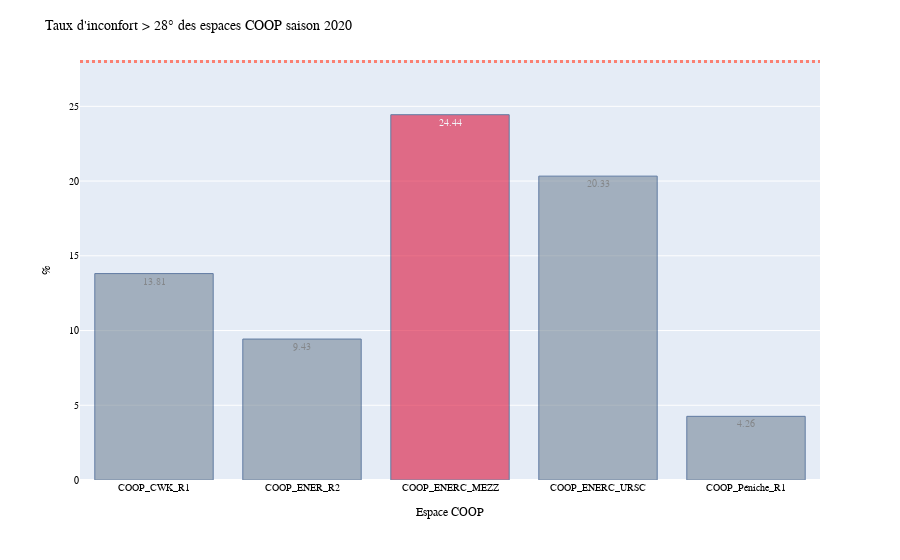

The cell this chart's notebook holds for it:
### Code cell
#y = ['COOP_CWK_R1_28', 'COOP_ENER_R2_28', 'COOP_ENERC_MEZZ_28', 'COOP_ENERC_URSC_28', 'COOP_Péniche_R1_28', 'Temp_EXT_28']
colors = ['lightslategray',] * 5
colors[2] = 'crimson'
fig = px.bar(df2.round(2), x='Espace COOP', y='%', text='%')
marker_color=colors
fig.update_traces(marker_color=colors, marker_line_color='rgb(8,48,107)',
marker_line_width=1, opacity=0.6)
fig.update_layout(title_text='Taux d\'inconfort > 28° des espaces COOP saison 2020', xaxis_title="Espace COOP",
    yaxis_title="%",
    legend_title="Espaces",
    font=dict(
        family="Courier New, monospace",
        size=10,
        color="black"
    ))
#fig.update_traces(text='Temp_Moyenne')
fig.add_shape( # add a horizontal "target" line
    type="line", line_color="salmon", line_width=3, opacity=1, line_dash="dot",
    x0=0, x1=1, xref="paper", y0=28, y1=28, yref="y")

fig.update_layout(barmode='group')
fig.show()

### Figure 1 — Plotly figure (JSON) as saved in the notebook; plotly's stock layout.template omitted (floating-point values rounded to 4 significant figures)
{"data": [{"alignmentgroup": "True", "hovertemplate": "Espace COOP=%{x}<br>%=%{text}<extra></extra>", "legendgroup": "", "marker": {"color": ["lightslategray", "lightslategray", "crimson", "lightslategray", "lightslategray"], "line": {"color": "rgb(8,48,107)", "width": 1}}, "name": "", "offsetgroup": "", "opacity": 0.6, "orientation": "v", "showlegend": false, "text": [13.81, 9.43, 24.44, 20.33, 4.26], "textposition": "auto", "type": "bar", "x": ["COOP_CWK_R1", "COOP_ENER_R2", "COOP_ENERC_MEZZ", "COOP_ENERC_URSC", "COOP_Péniche_R1"], "xaxis": "x", "y": [13.81, 9.43, 24.44, 20.33, 4.26], "yaxis": "y"}], "layout": {"barmode": "group", "font": {"color": "black", "family": "Courier New, monospace", "size": 10}, "legend": {"title": {"text": "Espaces"}, "tracegroupgap": 0}, "margin": {"t": 60}, "shapes": [{"line": {"color": "salmon", "dash": "dot", "width": 3}, "opacity": 1, "type": "line", "x0": 0, "x1": 1, "xref": "paper", "y0": 28, "y1": 28, "yref": "y"}], "title": {"text": "Taux d'inconfort > 28° des espaces COOP saison 2020"}, "xaxis": {"anchor": "y", "domain": [0, 1], "title": {"text": "Espace COOP"}}, "yaxis": {"anchor": "x", "domain": [0, 1], "title": {"text": "%"}}}}
